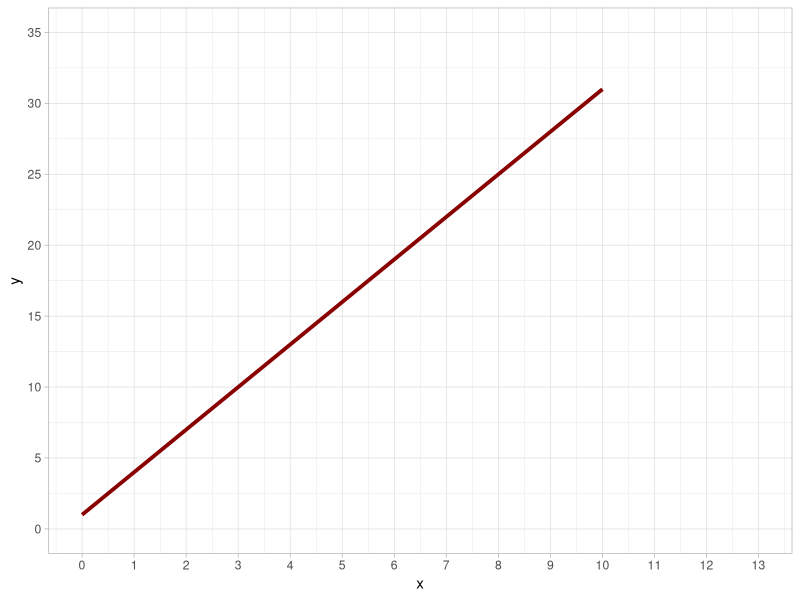
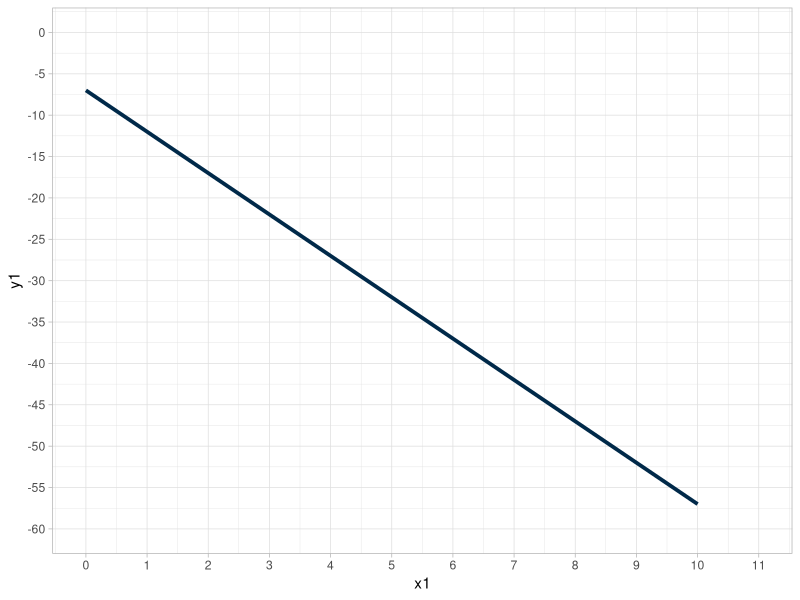

These figures' R source, in order:
library(tidyverse)

x <- c(0,10)
y <- 3*x+1
y

df <- data.frame(x,y)

df %>% 
  ggplot(aes(x,y))+
  geom_line(
    size = 1.3,
    color = '#890000'
  )+
  scale_x_continuous(limits = c(0,13),breaks = seq(0,13,1))+
  scale_y_continuous(limits = c(0,35),breaks = seq(0,35,5))+
  theme_light()
#----------------------------------------------------------------------

x1 <- c(0,10)
y1 <- -5*x-7
y1

df1 <- data.frame(x1,y1)
df1

df1 %>% 
  ggplot(aes(x1,y1))+
  geom_line(
    size = 1.3,
    color = '#002949'
  )+
  scale_x_continuous(limits = c(0,11), breaks = seq(0,11,1))+
  scale_y_continuous(limits = c(-60,0), breaks = seq(0,-60,-5))+
  theme_light()
#-----------------------------------------------------------------------


























































































